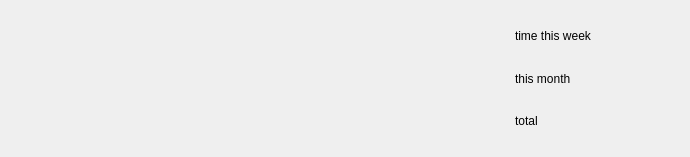
<?xml version="1.0" encoding="UTF-8"?>
<ui version="4.0">
 <class>ProjectCustomItem</class>
 <widget class="QWidget" name="ProjectCustomItem">
  <property name="geometry">
   <rect>
    <x>0</x>
    <y>0</y>
    <width>690</width>
    <height>157</height>
   </rect>
  </property>
  <property name="cursor">
   <cursorShape>PointingHandCursor</cursorShape>
  </property>
  <property name="windowTitle">
   <string>Form</string>
  </property>
  <layout class="QVBoxLayout" name="verticalLayout">
   <property name="spacing">
    <number>0</number>
   </property>
   <property name="leftMargin">
    <number>0</number>
   </property>
   <property name="topMargin">
    <number>0</number>
   </property>
   <property name="rightMargin">
    <number>0</number>
   </property>
   <property name="bottomMargin">
    <number>0</number>
   </property>
   <item>
    <widget class="QWidget" name="widget_item" native="true">
     <property name="styleSheet">
      <string notr="true"/>
     </property>
     <layout class="QHBoxLayout" name="horizontalLayout">
      <property name="spacing">
       <number>15</number>
      </property>
      <property name="leftMargin">
       <number>30</number>
      </property>
      <item>
       <widget class="QLabel" name="imglabel">
        <property name="minimumSize">
         <size>
          <width>80</width>
          <height>80</height>
         </size>
        </property>
        <property name="maximumSize">
         <size>
          <width>80</width>
          <height>80</height>
         </size>
        </property>
        <property name="frameShape">
         <enum>QFrame::NoFrame</enum>
        </property>
        <property name="text">
         <string/>
        </property>
        <property name="alignment">
         <set>Qt::AlignCenter</set>
        </property>
       </widget>
      </item>
      <item>
       <widget class="QLabel" name="projectName">
        <property name="maximumSize">
         <size>
          <width>16777215</width>
          <height>25</height>
         </size>
        </property>
        <property name="font">
         <font>
          <pointsize>9</pointsize>
          <weight>75</weight>
          <bold>true</bold>
         </font>
        </property>
        <property name="frameShape">
         <enum>QFrame::NoFrame</enum>
        </property>
        <property name="text">
         <string/>
        </property>
       </widget>
      </item>
      <item>
       <widget class="QLabel" name="statuslabel">
        <property name="maximumSize">
         <size>
          <width>16777215</width>
          <height>25</height>
         </size>
        </property>
        <property name="font">
         <font>
          <pointsize>10</pointsize>
         </font>
        </property>
        <property name="frameShape">
         <enum>QFrame::NoFrame</enum>
        </property>
        <property name="text">
         <string/>
        </property>
       </widget>
      </item>
      <item>
       <widget class="QWidget" name="widget" native="true">
        <property name="styleSheet">
         <string notr="true"/>
        </property>
        <layout class="QGridLayout" name="gridLayout">
         <item row="0" column="0">
          <widget class="QLabel" name="weekLable">
           <property name="font">
            <font>
             <pointsize>9</pointsize>
            </font>
           </property>
           <property name="text">
            <string>time this week</string>
           </property>
          </widget>
         </item>
         <item row="0" column="1">
          <widget class="QLabel" name="weekLabelValue">
           <property name="font">
            <font>
             <weight>75</weight>
             <bold>true</bold>
            </font>
           </property>
           <property name="text">
            <string/>
           </property>
          </widget>
         </item>
         <item row="1" column="0">
          <widget class="QLabel" name="monthLabel">
           <property name="font">
            <font>
             <pointsize>9</pointsize>
            </font>
           </property>
           <property name="text">
            <string>this month</string>
           </property>
          </widget>
         </item>
         <item row="1" column="1">
          <widget class="QLabel" name="monthLabelValue">
           <property name="font">
            <font>
             <weight>75</weight>
             <bold>true</bold>
            </font>
           </property>
           <property name="text">
            <string/>
           </property>
          </widget>
         </item>
         <item row="2" column="0">
          <widget class="QLabel" name="totalLabel">
           <property name="font">
            <font>
             <pointsize>9</pointsize>
            </font>
           </property>
           <property name="text">
            <string>total</string>
           </property>
          </widget>
         </item>
         <item row="2" column="1">
          <widget class="QLabel" name="totalLabelValue">
           <property name="font">
            <font>
             <weight>75</weight>
             <bold>true</bold>
            </font>
           </property>
           <property name="text">
            <string/>
           </property>
          </widget>
         </item>
        </layout>
       </widget>
      </item>
     </layout>
    </widget>
   </item>
  </layout>
 </widget>
 <resources/>
 <connections/>
</ui>
